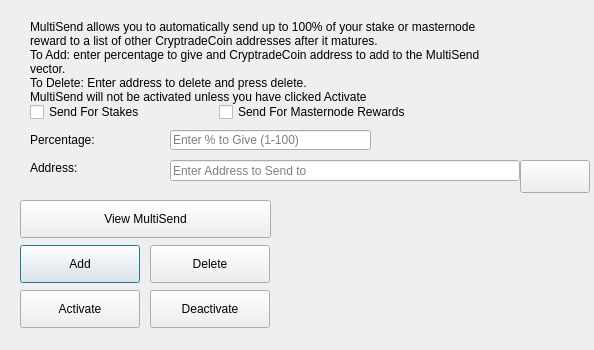
<?xml version="1.0" encoding="UTF-8"?>
<ui version="4.0">
 <class>MultiSendDialog</class>
 <widget class="QDialog" name="MultiSendDialog">
  <property name="windowModality">
   <enum>Qt::NonModal</enum>
  </property>
  <property name="geometry">
   <rect>
    <x>0</x>
    <y>0</y>
    <width>594</width>
    <height>350</height>
   </rect>
  </property>
  <property name="windowTitle">
   <string>MultiSend</string>
  </property>
  <widget class="QLineEdit" name="multiSendPercentEdit">
   <property name="geometry">
    <rect>
     <x>170</x>
     <y>130</y>
     <width>201</width>
     <height>20</height>
    </rect>
   </property>
   <property name="toolTip">
    <string>Enter whole numbers 1 - 100</string>
   </property>
   <property name="placeholderText">
    <string>Enter % to Give (1-100)</string>
   </property>
  </widget>
  <widget class="QLineEdit" name="multiSendAddressEdit">
   <property name="geometry">
    <rect>
     <x>170</x>
     <y>160</y>
     <width>350</width>
     <height>21</height>
    </rect>
   </property>
   <property name="toolTip">
    <string/>
   </property>
   <property name="placeholderText">
    <string>Enter Address to Send to</string>
   </property>
  </widget>
  <widget class="QLabel" name="label_2">
   <property name="geometry">
    <rect>
     <x>30</x>
     <y>20</y>
     <width>451</width>
     <height>121</height>
    </rect>
   </property>
   <property name="lineWidth">
    <number>1</number>
   </property>
   <property name="text">
    <string>MultiSend allows you to automatically send up to 100% of your stake or masternode reward to a list of other CryptradeCoin addresses after it matures.
To Add: enter percentage to give and CryptradeCoin address to add to the MultiSend vector.
To Delete: Enter address to delete and press delete.
MultiSend will not be activated unless you have clicked Activate</string>
   </property>
   <property name="alignment">
    <set>Qt::AlignLeading|Qt::AlignLeft|Qt::AlignTop</set>
   </property>
   <property name="wordWrap">
    <bool>true</bool>
   </property>
  </widget>
  <widget class="QLabel" name="message">
   <property name="geometry">
    <rect>
     <x>290</x>
     <y>200</y>
     <width>351</width>
     <height>121</height>
    </rect>
   </property>
   <property name="text">
    <string/>
   </property>
  </widget>
  <widget class="QPushButton" name="addButton">
   <property name="geometry">
    <rect>
     <x>20</x>
     <y>245</y>
     <width>120</width>
     <height>38</height>
    </rect>
   </property>
   <property name="toolTip">
    <string/>
   </property>
   <property name="statusTip">
    <string>Add to MultiSend Vector</string>
   </property>
   <property name="text">
    <string>Add</string>
   </property>
  </widget>
  <widget class="QPushButton" name="disableButton">
   <property name="geometry">
    <rect>
     <x>150</x>
     <y>290</y>
     <width>120</width>
     <height>38</height>
    </rect>
   </property>
   <property name="statusTip">
    <string>Deactivate MultiSend</string>
   </property>
   <property name="text">
    <string>Deactivate</string>
   </property>
  </widget>
  <widget class="QPushButton" name="addressBookButton">
   <property name="geometry">
    <rect>
     <x>520</x>
     <y>160</y>
     <width>70</width>
     <height>33</height>
    </rect>
   </property>
   <property name="toolTip">
    <string>Choose an address from the address book</string>
   </property>
   <property name="text">
    <string/>
   </property>
   <property name="icon">
    <iconset resource="../cryptradecoin.qrc">
     <normaloff>:/icons/address-book</normaloff>:/icons/address-book</iconset>
   </property>
   <property name="shortcut">
    <string>Alt+A</string>
   </property>
   <property name="autoDefault">
    <bool>false</bool>
   </property>
  </widget>
  <widget class="QLabel" name="label">
   <property name="geometry">
    <rect>
     <x>30</x>
     <y>130</y>
     <width>121</width>
     <height>20</height>
    </rect>
   </property>
   <property name="toolTip">
    <string>Percentage of stake to send</string>
   </property>
   <property name="text">
    <string>Percentage:</string>
   </property>
  </widget>
  <widget class="QLabel" name="label_5">
   <property name="geometry">
    <rect>
     <x>30</x>
     <y>160</y>
     <width>111</width>
     <height>16</height>
    </rect>
   </property>
   <property name="toolTip">
    <string>Address to send portion of stake to</string>
   </property>
   <property name="text">
    <string>Address:</string>
   </property>
  </widget>
  <widget class="QPushButton" name="deleteButton">
   <property name="geometry">
    <rect>
     <x>150</x>
     <y>245</y>
     <width>120</width>
     <height>38</height>
    </rect>
   </property>
   <property name="toolTip">
    <string/>
   </property>
   <property name="statusTip">
    <string>Delete Address From MultiSend Vector</string>
   </property>
   <property name="text">
    <string>Delete</string>
   </property>
  </widget>
  <widget class="QPushButton" name="activateButton">
   <property name="geometry">
    <rect>
     <x>20</x>
     <y>290</y>
     <width>120</width>
     <height>38</height>
    </rect>
   </property>
   <property name="statusTip">
    <string>Activate MultiSend</string>
   </property>
   <property name="text">
    <string>Activate</string>
   </property>
  </widget>
  <widget class="QPushButton" name="viewButton">
   <property name="geometry">
    <rect>
     <x>20</x>
     <y>200</y>
     <width>251</width>
     <height>38</height>
    </rect>
   </property>
   <property name="toolTip">
    <string/>
   </property>
   <property name="statusTip">
    <string>View MultiSend Vector</string>
   </property>
   <property name="text">
    <string>View MultiSend</string>
   </property>
  </widget>
  <widget class="QWidget" name="horizontalLayoutWidget">
   <property name="geometry">
    <rect>
     <x>30</x>
     <y>100</y>
     <width>381</width>
     <height>24</height>
    </rect>
   </property>
   <layout class="QHBoxLayout" name="horizontalLayout">
    <item>
     <widget class="QCheckBox" name="multiSendStakeCheckBox">
      <property name="text">
       <string>Send For Stakes</string>
      </property>
     </widget>
    </item>
    <item>
     <widget class="QCheckBox" name="multiSendMasternodeCheckBox">
      <property name="text">
       <string>Send For Masternode Rewards</string>
      </property>
     </widget>
    </item>
   </layout>
  </widget>
 </widget>
 <resources>
  <include location="../cryptradecoin.qrc"/>
 </resources>
 <connections/>
</ui>
